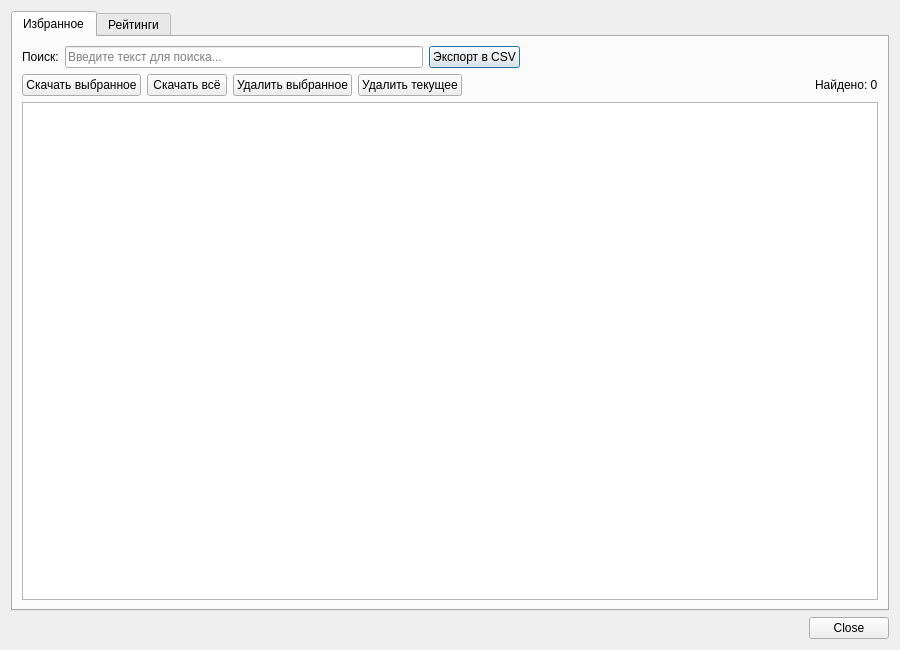
<?xml version="1.0" encoding="UTF-8"?>
<ui version="4.0">
 <class>FavoritesDialog</class>
 <widget class="QDialog" name="FavoritesDialog">
  <property name="geometry">
   <rect>
    <x>0</x>
    <y>0</y>
    <width>900</width>
    <height>650</height>
   </rect>
  </property>
  <property name="windowTitle">
   <string>Избранное и рейтинги</string>
  </property>
  <layout class="QVBoxLayout" name="verticalLayout">
   <item>
    <widget class="QTabWidget" name="tabWidget">
     <property name="currentIndex">
      <number>0</number>
     </property>
     <widget class="QWidget" name="tabFavorites">
      <attribute name="title">
       <string>Избранное</string>
      </attribute>
      <layout class="QVBoxLayout" name="verticalLayout_2">

          <item>
    <layout class="QHBoxLayout" name="horizontalLayout_search">
        <item>
            <widget class="QLabel">
                <property name="text">
                    <string>Поиск:</string>
                </property>
            </widget>
        </item>
        <item>
            <widget class="QLineEdit" name="searchLineEdit">
                <property name="placeholderText">
                    <string>Введите текст для поиска...</string>
                </property>
            </widget>
        </item>
        <item>
            <widget class="QPushButton" name="btnExportCsv">
                <property name="text">
                    <string>Экспорт в CSV</string>
                </property>
                <property name="toolTip">
                    <string>Экспортировать список в CSV файл</string>
                </property>
            </widget>
        </item>
        <item>
            <spacer name="horizontalSpacer_search">
                <property name="orientation">
                    <enum>Qt::Horizontal</enum>
                </property>
                <property name="sizeHint" stdset="0">
                    <size>
                        <width>40</width>
                        <height>20</height>
                    </size>
                </property>
            </spacer>
        </item>
    </layout>
</item>




        <item>
        <layout class="QHBoxLayout" name="horizontalLayout_buttons">
         <item>
          <widget class="QPushButton" name="btnDownloadSelected">
           <property name="text">
            <string>Скачать выбранное</string>
           </property>
          </widget>
         </item>
         <item>
          <widget class="QPushButton" name="btnDownloadAll">
           <property name="text">
            <string>Скачать всё</string>
           </property>
          </widget>
         </item>
         <item>
          <widget class="QPushButton" name="btnDeleteSelected">
           <property name="text">
            <string>Удалить выбранное</string>
           </property>
          </widget>
         </item>
         <item>
          <widget class="QPushButton" name="btnRemoveFavorite">
           <property name="text">
            <string>Удалить текущее</string>
           </property>
          </widget>
         </item>
         <item>
          <spacer name="horizontalSpacer">
           <property name="orientation">
            <enum>Qt::Horizontal</enum>
           </property>
           <property name="sizeHint" stdset="0">
            <size>
             <width>40</width>
             <height>20</height>
            </size>
           </property>
          </spacer>
         </item>
         <item>
          <widget class="QLabel" name="lblFavoritesCount">
           <property name="text">
            <string>Найдено: 0</string>
           </property>
          </widget>
         </item>
        </layout>
       </item>
       <item>
        <widget class="QTableView" name="tableViewFavorites">
         <property name="contextMenuPolicy">
          <enum>Qt::CustomContextMenu</enum>
         </property>
        </widget>
       </item>
      </layout>
     </widget>
     <widget class="QWidget" name="tabRatings">
      <attribute name="title">
       <string>Рейтинги</string>
      </attribute>
      <layout class="QVBoxLayout" name="verticalLayout_3">
       <item>
        <widget class="QLabel" name="lblRatingsCount">
         <property name="text">
          <string>Найдено: 0</string>
         </property>
        </widget>
       </item>
       <item>
        <widget class="QTableView" name="tableViewRatings"/>
       </item>
       <item>
        <widget class="QPushButton" name="btnDeleteRating">
         <property name="text">
          <string>Удалить рейтинг</string>
         </property>
        </widget>
       </item>
      </layout>
     </widget>
    </widget>
   </item>
   <item>
    <widget class="QDialogButtonBox" name="buttonBox">
     <property name="orientation">
      <enum>Qt::Horizontal</enum>
     </property>
     <property name="standardButtons">
      <set>QDialogButtonBox::Close</set>
     </property>
    </widget>
   </item>
  </layout>
 </widget>
 <resources/>
 <connections>
  <connection>
   <sender>buttonBox</sender>
   <signal>accepted()</signal>
   <receiver>FavoritesDialog</receiver>
   <slot>accept()</slot>
   <hints>
    <hint type="sourcelabel">
     <x>20</x>
     <y>20</y>
    </hint>
    <hint type="destinationlabel">
     <x>20</x>
     <y>20</y>
    </hint>
   </hints>
  </connection>
  <connection>
   <sender>buttonBox</sender>
   <signal>rejected()</signal>
   <receiver>FavoritesDialog</receiver>
   <slot>reject()</slot>
   <hints>
    <hint type="sourcelabel">
     <x>20</x>
     <y>20</y>
    </hint>
    <hint type="destinationlabel">
     <x>20</x>
     <y>20</y>
    </hint>
   </hints>
  </connection>
 </connections>
</ui>
